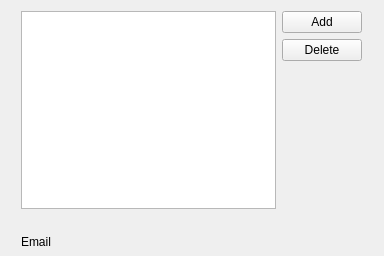
<?xml version="1.0" encoding="UTF-8"?>
<ui version="4.0">
 <class>AddressBook</class>
 <widget class="QWidget" name="AddressBook">
  <property name="geometry">
   <rect>
    <x>0</x>
    <y>0</y>
    <width>384</width>
    <height>256</height>
   </rect>
  </property>
  <property name="windowTitle">
   <string>AddressBook</string>
  </property>
  <widget class="QWidget" name="">
   <property name="geometry">
    <rect>
     <x>21</x>
     <y>11</y>
     <width>341</width>
     <height>238</height>
    </rect>
   </property>
   <layout class="QGridLayout" name="gridLayout">
    <item row="0" column="0">
     <widget class="QListWidget" name="addressList"/>
    </item>
    <item row="0" column="1">
     <layout class="QVBoxLayout" name="verticalLayout">
      <item>
       <widget class="QPushButton" name="addButton">
        <property name="text">
         <string>Add</string>
        </property>
       </widget>
      </item>
      <item>
       <widget class="QPushButton" name="deleteButton">
        <property name="text">
         <string>Delete</string>
        </property>
       </widget>
      </item>
      <item>
       <spacer name="verticalSpacer">
        <property name="orientation">
         <enum>Qt::Orientation::Vertical</enum>
        </property>
        <property name="sizeHint" stdset="0">
         <size>
          <width>20</width>
          <height>40</height>
         </size>
        </property>
       </spacer>
      </item>
     </layout>
    </item>
    <item row="1" column="0" colspan="2">
     <widget class="QLabel" name="nameLabel">
      <property name="text">
       <string>&lt;No item selected&gt;</string>
      </property>
     </widget>
    </item>
    <item row="2" column="0" colspan="2">
     <widget class="QLabel" name="emailLabel">
      <property name="text">
       <string>Email</string>
      </property>
     </widget>
    </item>
   </layout>
  </widget>
 </widget>
 <resources/>
 <connections/>
</ui>
